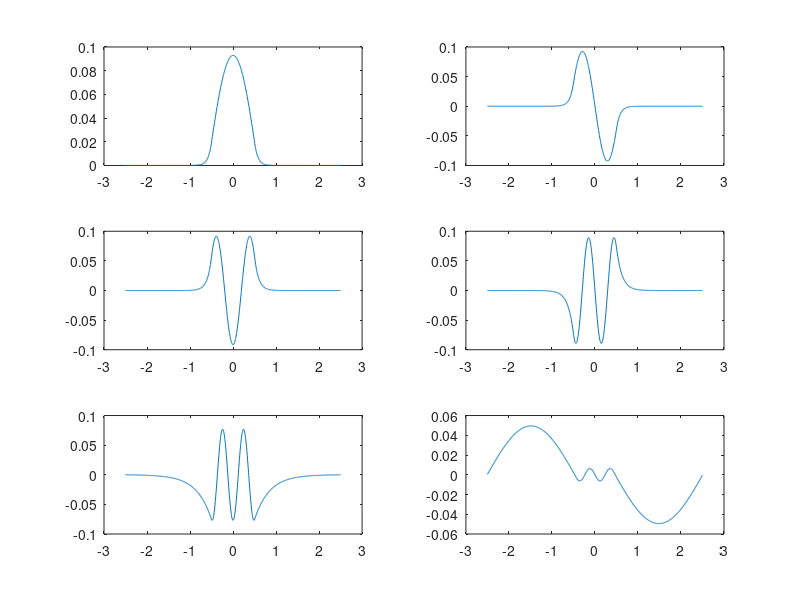

Write MATLAB code to recreate this figure.
clear

me= 9.1091e-31; %masse de l'electron
meff=0.067*me;
e= 1.602176565e-19; %charche de l'electron
hbar= 6.626e-34/2/pi;

a=10e-9; %largeur du puit quantique

E0=hbar^2*pi^2/(2*meff*a^2)/e*1e3; %mode fondamental du puit quantique
V0=1000;v0=V0/E0; %V0 en meV puis Normalisation

Lb=5; N=1000; delt=Lb/N;
xb=-Lb/2+Lb/N*(0:N);
vn=v0*(abs(xb)>.5);

nmodes = 7 ; %permet de changer facilement le nombre de mode dans egg
%matrice diagonale diag(ones(N+1,1)) cr
B =-2*diag(ones(N+1,1))+diag(ones(N,1),1)+diag(ones(N,1),-1);
A=-1/pi^2/delt^2*B+diag(vn);
[psi,En]=eigs(A,nmodes, 'sm'); %sort les vecteur propres psi; valeurs propres E0
% sm permet de choisir du smolest modulus

En=E0*diag(En); %passe d'une matrice a un vecteur, et *E0 pour dénormaliser

plot(v0,En)

%figure;
subplot(321); plot(xb,psi(:,7)); %toute les lignes 7ième colonne
subplot(322); plot(xb,psi(:,6));
subplot(323); plot(xb,psi(:,5));
subplot(324); plot(xb,psi(:,4));
subplot(325); plot(xb,psi(:,3));
subplot(326); plot(xb,psi(:,2));

%il y a seulement 5modes car le 6 déborde
%pour le confirmer on voit les En si certaines sont >V0  ici 1000 alors l'electron sort du confinement
